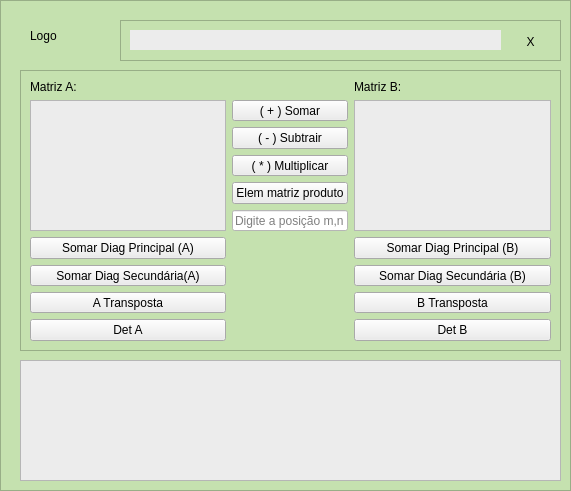
<?xml version="1.0" encoding="UTF-8"?>
<ui version="4.0">
 <class>MainWindow</class>
 <widget class="QMainWindow" name="MainWindow">
  <property name="geometry">
   <rect>
    <x>0</x>
    <y>0</y>
    <width>571</width>
    <height>491</height>
   </rect>
  </property>
  <property name="windowTitle">
   <string>MainWindow</string>
  </property>
  <widget class="QWidget" name="centralwidget">
   <widget class="QFrame" name="frame_fundo">
    <property name="geometry">
     <rect>
      <x>0</x>
      <y>0</y>
      <width>571</width>
      <height>491</height>
     </rect>
    </property>
    <property name="styleSheet">
     <string notr="true">background-color: rgb(197, 225, 175);</string>
    </property>
    <property name="frameShape">
     <enum>QFrame::StyledPanel</enum>
    </property>
    <property name="frameShadow">
     <enum>QFrame::Raised</enum>
    </property>
    <widget class="QTextEdit" name="text_edit_saida">
     <property name="geometry">
      <rect>
       <x>20</x>
       <y>360</y>
       <width>541</width>
       <height>121</height>
      </rect>
     </property>
     <property name="styleSheet">
      <string notr="true">background-color: rgb(236, 236, 236);</string>
     </property>
    </widget>
    <widget class="QFrame" name="frame_msg">
     <property name="geometry">
      <rect>
       <x>120</x>
       <y>20</y>
       <width>441</width>
       <height>41</height>
      </rect>
     </property>
     <property name="frameShape">
      <enum>QFrame::StyledPanel</enum>
     </property>
     <property name="frameShadow">
      <enum>QFrame::Raised</enum>
     </property>
     <widget class="QLabel" name="label_msg">
      <property name="geometry">
       <rect>
        <x>10</x>
        <y>10</y>
        <width>371</width>
        <height>20</height>
       </rect>
      </property>
      <property name="styleSheet">
       <string notr="true">background-color: rgb(236, 236, 236);</string>
      </property>
      <property name="text">
       <string/>
      </property>
     </widget>
     <widget class="QPushButton" name="push_button_fechar_msg">
      <property name="geometry">
       <rect>
        <x>390</x>
        <y>10</y>
        <width>41</width>
        <height>23</height>
       </rect>
      </property>
      <property name="styleSheet">
       <string notr="true">QPushButton{
	border-radius: 8px;
}
QPushButton:hover{
	background-color: rgb(50, 50, 50);
	color: rgb(200, 200, 200);
}
QPushButton:pressed{
	background-color: rgb(35, 35, 35);
	color: rgb(200, 200, 200);
}</string>
      </property>
      <property name="text">
       <string>X</string>
      </property>
     </widget>
    </widget>
    <widget class="QFrame" name="frame">
     <property name="geometry">
      <rect>
       <x>20</x>
       <y>70</y>
       <width>541</width>
       <height>281</height>
      </rect>
     </property>
     <property name="frameShape">
      <enum>QFrame::StyledPanel</enum>
     </property>
     <property name="frameShadow">
      <enum>QFrame::Raised</enum>
     </property>
     <layout class="QGridLayout" name="gridLayout">
      <item row="6" column="4">
       <widget class="QPushButton" name="push_button_soma_diag_prin_B">
        <property name="styleSheet">
         <string notr="true">background-color: rgb(236, 236, 236);</string>
        </property>
        <property name="text">
         <string>Somar Diag Principal (B)</string>
        </property>
       </widget>
      </item>
      <item row="2" column="2" colspan="2">
       <widget class="QPushButton" name="push_button_subtratir">
        <property name="styleSheet">
         <string notr="true">background-color: rgb(236, 236, 236);</string>
        </property>
        <property name="text">
         <string>( - ) Subtrair</string>
        </property>
       </widget>
      </item>
      <item row="0" column="1">
       <widget class="QLabel" name="label">
        <property name="text">
         <string>Matriz A:</string>
        </property>
       </widget>
      </item>
      <item row="4" column="2" colspan="2">
       <widget class="QPushButton" name="push_button_elem_matriz_produto">
        <property name="styleSheet">
         <string notr="true">background-color: rgb(236, 236, 236);</string>
        </property>
        <property name="text">
         <string>Elem matriz produto</string>
        </property>
       </widget>
      </item>
      <item row="6" column="1">
       <widget class="QPushButton" name="push_button_soma_diag_prin_A">
        <property name="styleSheet">
         <string notr="true">background-color: rgb(236, 236, 236);</string>
        </property>
        <property name="text">
         <string>Somar Diag Principal (A)</string>
        </property>
       </widget>
      </item>
      <item row="1" column="2" colspan="2">
       <widget class="QPushButton" name="push_button_somar">
        <property name="styleSheet">
         <string notr="true">background-color: rgb(236, 236, 236);</string>
        </property>
        <property name="text">
         <string>( + ) Somar</string>
        </property>
       </widget>
      </item>
      <item row="3" column="2" colspan="2">
       <widget class="QPushButton" name="push_button_multiplicar">
        <property name="styleSheet">
         <string notr="true">background-color: rgb(236, 236, 236);</string>
        </property>
        <property name="text">
         <string>( * ) Multiplicar</string>
        </property>
       </widget>
      </item>
      <item row="0" column="4">
       <widget class="QLabel" name="label_2">
        <property name="text">
         <string>Matriz B:</string>
        </property>
       </widget>
      </item>
      <item row="5" column="2" colspan="2">
       <widget class="QLineEdit" name="line_edit_posicao_mn">
        <property name="styleSheet">
         <string notr="true">background-color: rgb(255, 255, 255);</string>
        </property>
        <property name="placeholderText">
         <string>Digite a posição m,n</string>
        </property>
       </widget>
      </item>
      <item row="8" column="1">
       <widget class="QPushButton" name="push_button_transposta_A">
        <property name="styleSheet">
         <string notr="true">background-color: rgb(236, 236, 236);</string>
        </property>
        <property name="text">
         <string>A Transposta</string>
        </property>
       </widget>
      </item>
      <item row="1" column="4" rowspan="5">
       <widget class="QTextEdit" name="text_edit_matriz_b">
        <property name="styleSheet">
         <string notr="true">background-color: rgb(236, 236, 236);</string>
        </property>
       </widget>
      </item>
      <item row="7" column="4">
       <widget class="QPushButton" name="push_button_soma_diag_sec_B">
        <property name="styleSheet">
         <string notr="true">background-color: rgb(236, 236, 236);</string>
        </property>
        <property name="text">
         <string>Somar Diag Secundária (B)</string>
        </property>
       </widget>
      </item>
      <item row="1" column="1" rowspan="5">
       <widget class="QTextEdit" name="text_edit_matriz_a">
        <property name="styleSheet">
         <string notr="true">background-color: rgb(236, 236, 236);</string>
        </property>
       </widget>
      </item>
      <item row="7" column="1">
       <widget class="QPushButton" name="push_button_soma_diag_sec_A">
        <property name="styleSheet">
         <string notr="true">background-color: rgb(236, 236, 236);</string>
        </property>
        <property name="text">
         <string>Somar Diag Secundária(A)</string>
        </property>
       </widget>
      </item>
      <item row="8" column="4">
       <widget class="QPushButton" name="push_button_transposta_B">
        <property name="styleSheet">
         <string notr="true">background-color: rgb(236, 236, 236);</string>
        </property>
        <property name="text">
         <string>B Transposta</string>
        </property>
       </widget>
      </item>
      <item row="9" column="1">
       <widget class="QPushButton" name="push_button_det_A">
        <property name="styleSheet">
         <string notr="true">background-color: rgb(236, 236, 236);</string>
        </property>
        <property name="text">
         <string>Det A</string>
        </property>
       </widget>
      </item>
      <item row="9" column="4">
       <widget class="QPushButton" name="push_button_det_B">
        <property name="styleSheet">
         <string notr="true">background-color: rgb(236, 236, 236);</string>
        </property>
        <property name="text">
         <string>Det B</string>
        </property>
       </widget>
      </item>
     </layout>
    </widget>
    <widget class="QLabel" name="label_logo">
     <property name="geometry">
      <rect>
       <x>30</x>
       <y>10</y>
       <width>81</width>
       <height>51</height>
      </rect>
     </property>
     <property name="text">
      <string>Logo</string>
     </property>
    </widget>
   </widget>
  </widget>
 </widget>
 <resources/>
 <connections/>
</ui>
